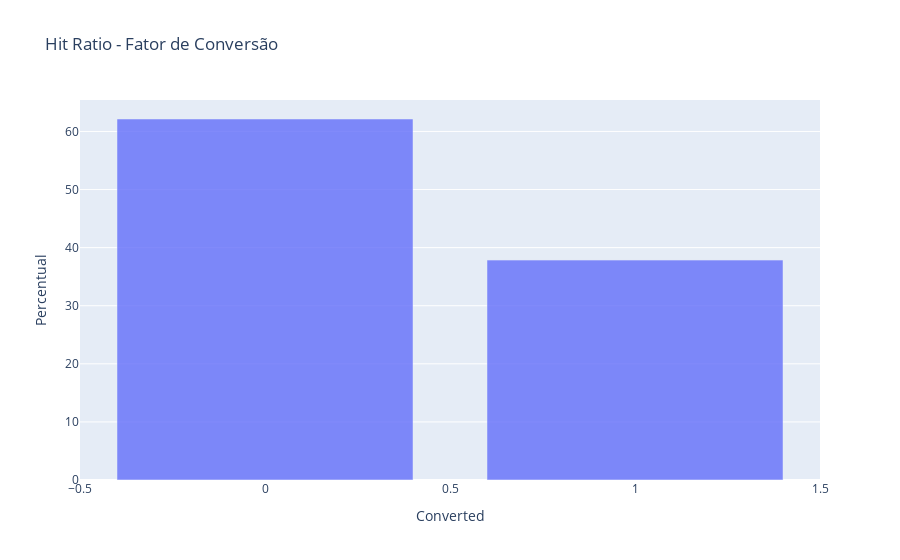

The code cell stored with this chart in its notebook:
### Markdown cell above
Hit Ratio
- Razão entre leads convertidos em vendas sobre quantidade total de leads (Conceito 1)
100 leads criados e 30 foram convertidos = 30%
- Razão entre leads convertidos em vendas sobre quantidade de leads encerrados (Conceito 2)
100 leads criados, 20 leads que não foram convertidos e 20 leads que foram convertidos = 50%

### Code cell
# Distribuição da variável target em percentual

fig = px.bar(
    df_leads['Converted'].value_counts() / len(df_leads) * 100,
    title='Hit Ratio - Fator de Conversão',
    labels={'index': 'Converted', 'value': 'Percentual'},
    opacity=0.8
)

fig.update_layout(showlegend=False)
fig.show()

### Figure 1 — Plotly figure (JSON) as saved in the notebook; plotly's stock layout.template omitted (floating-point values rounded to 4 significant figures)
{"data": [{"hovertemplate": "variable=count<br>Converted=%{x}<br>Percentual=%{y}<extra></extra>", "legendgroup": "count", "marker": {"color": "#636efa", "opacity": 0.8, "pattern": {"shape": ""}}, "name": "count", "orientation": "v", "showlegend": true, "textposition": "auto", "type": "bar", "x": [0, 1], "xaxis": "x", "y": [62.14, 37.86], "yaxis": "y"}], "layout": {"barmode": "relative", "legend": {"title": {"text": "variable"}, "tracegroupgap": 0}, "showlegend": false, "title": {"text": "Hit Ratio - Fator de Conversão"}, "xaxis": {"anchor": "y", "domain": [0, 1], "title": {"text": "Converted"}}, "yaxis": {"anchor": "x", "domain": [0, 1], "title": {"text": "Percentual"}}}}
